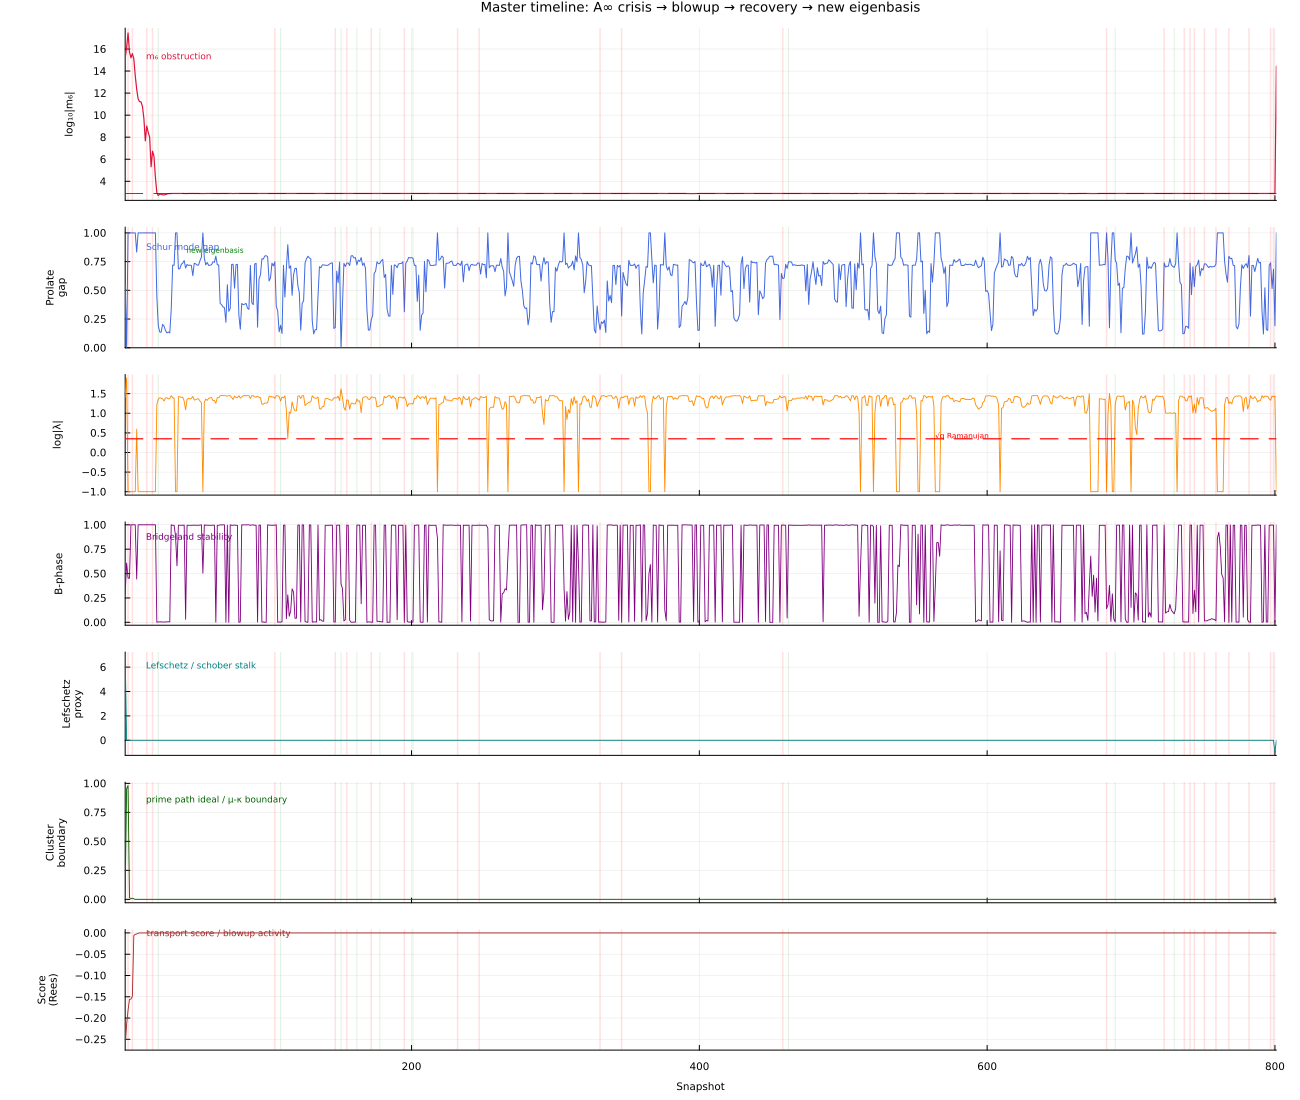

The Julia source for this figure:
"""
plot_master_timeline.jl
Master timeline: the full sequence of events in one figure.

Panels stacked vertically, all sharing the same x-axis (snapshot).
Each panel shows one "layer" of the event progression:

  1. Obstruction (m6 norm)     — crisis onset and resolution
  2. Prolate gap               — eigenbasis stability / collapse / re-emergence  
  3. Complex pole radius       — spectral shattering / reassembly
  4. Bridgeland phase          — Schubert stratum occupancy
  5. Klein constraint K(t)     — sphere limit approach
  6. Fiedler gap               — cluster boundary strength (prime path ideal)
  7. Score / Rees activity     — blowup / recovery events

Vertical event markers (shaded bands):
  Red   = wall crossing (Rees blowup triggered)
  Green = recovery (new eigenbasis stabilised)
  Blue  = prime path ideal transition (Schubert stratum change)
"""

using Plots, DelimitedFiles, Statistics, LinearAlgebra
gr()
ENV["GKSwstype"] = "100"

include("load_chambers.jl")
d = load_chambers("chambers.tsv")

n   = d.n
t   = 1:n
m6  = log10.(abs.(d.obs) .+ 1)       # log10 obstruction
K   = abs.(d.K)
bp  = d.bphase
sc  = d.score
gap = d.gap
gap_re = d.gap_re
gap_im = d.gap_im
pole_r = sqrt.(gap_re.^2 .+ gap_im.^2)

# ── Prolate gap (from spectrogram computation) ─────────────────────────────
q12 = d.q12; q13 = d.q13; q14 = d.q14
q23 = d.q23; q24 = d.q24; q34 = d.q34
s0  = ones(n)
s1  = q12 .+ q34
s20 = q12.^2 .+ q13.*q24 .+ q34.^2
s11 = q13.*q24 .- q14.*q23
s21 = (q12 .+ q34) .* s11
s22 = K.^2
modes = hcat(s0, s1, s20, s11, s21, s22)
conc  = zeros(n, 6)
for j in 1:6
    mx = maximum(abs.(modes[:,j]))
    conc[:,j] = mx > 1e-10 ? abs.(modes[:,j]) ./ mx : zeros(n)
end
prolate_gap = [let s = sort(conc[i,:], rev=true); length(s)>1 ? s[1]-s[2] : 0.0; end for i in 1:n]

# ── Fiedler gap proxy (use score derivative as affinity gap proxy) ─────────
score_norm = abs.(sc) ./ (maximum(abs.(sc)) .+ 1e-10)
fiedler_px = abs.(diff([score_norm; score_norm[end]]))  # gradient of score

# ── Event detection ────────────────────────────────────────────────────────
wall_snaps    = findall(d.walls .> 0)
thresh_m6     = quantile(m6, 0.92)
crisis_snaps  = findall(m6 .> thresh_m6)
# Recovery: after each crisis, first snapshot where m6 drops below median
m6_med        = median(m6)
recovery_snaps = let
    in_crisis = false
    result = Int[]
    for i in 1:n
        if m6[i] > thresh_m6; in_crisis = true; end
        if in_crisis && m6[i] < m6_med
            push!(result, i)
            in_crisis = false
        end
    end
    result
end

# ── 7-panel layout ─────────────────────────────────────────────────────────
heights = [0.20, 0.14, 0.14, 0.12, 0.12, 0.14, 0.14]
lo      = grid(7, 1, heights=heights)
shared_xlim = (1, n)
wall_alpha  = 0.12

function add_events!(p, walls, recoveries; ylims=nothing)
    for w in walls
        vline!(p, [w], color=:red, alpha=wall_alpha, lw=1.5, label="")
    end
    for r in recoveries
        vline!(p, [r], color=:green, alpha=wall_alpha, lw=1.0, label="")
    end
end

# Panel 1: Obstruction / m6 norm ────────────────────────────────────────────
p1 = plot(t, m6,
    ylabel="log₁₀|m₆|", label="", color=:crimson, lw=1.2,
    title="Master timeline: A∞ crisis → blowup → recovery → new eigenbasis",
    titlefontsize=9, xlims=shared_xlim, xformatter=_->"",
    ytickfontsize=7, yguidefontsize=7, bottom_margin=-2Plots.mm)
hline!(p1, [thresh_m6], color=:darkred, ls=:dash, lw=0.8, label="")
add_events!(p1, wall_snaps, recovery_snaps)
annotate!(p1, n*0.02, maximum(m6)*0.88, Plots.text("m₆ obstruction", 6, :crimson, :left))

# Panel 2: Prolate eigenbasis gap ───────────────────────────────────────────
p2 = plot(t, prolate_gap,
    ylabel="Prolate\ngap", label="", color=:royalblue, lw=1.0,
    xlims=shared_xlim, xformatter=_->"", ylims=(0,1.05),
    ytickfontsize=7, yguidefontsize=7, bottom_margin=-2Plots.mm)
add_events!(p2, wall_snaps, recovery_snaps)
# Annotate eigenbasis events
if !isempty(recovery_snaps)
    r1 = recovery_snaps[1]
    annotate!(p2, min(r1+20,n), 0.85, Plots.text("new eigenbasis", 5, :green, :left))
end
annotate!(p2, n*0.02, 0.88, Plots.text("Schur mode gap", 6, :royalblue, :left))

# Panel 3: Spectral shattering (pole radius) ────────────────────────────────
ram = sqrt(5.0)
p3 = plot(t, log10.(pole_r .+ 0.1),
    ylabel="log|λ|", label="", color=:darkorange, lw=0.9,
    xlims=shared_xlim, xformatter=_->"",
    ytickfontsize=7, yguidefontsize=7, bottom_margin=-2Plots.mm)
hline!(p3, [log10(ram)], color=:red, ls=:dash, lw=1.2, label="")
add_events!(p3, wall_snaps, recovery_snaps)
annotate!(p3, n*0.02, maximum(pole_r)*0.88, Plots.text("pole radius (shattering)", 6, :darkorange, :left))
annotate!(p3, n*0.75, log10(ram)+0.08, Plots.text("√q Ramanujan", 5, :red, :right))

# Panel 4: Bridgeland phase ─────────────────────────────────────────────────
p4 = plot(t, bp,
    ylabel="B-phase", label="", color=:purple, lw=0.9,
    xlims=shared_xlim, xformatter=_->"",
    ytickfontsize=7, yguidefontsize=7, bottom_margin=-2Plots.mm)
add_events!(p4, wall_snaps, recovery_snaps)
annotate!(p4, n*0.02, maximum(bp)*0.88, Plots.text("Bridgeland stability", 6, :purple, :left))

# Panel 5: Lefschetz proxy (perverse schober stalk occupancy) ─────────────────
p5 = plot(t, d.lefsch,
    ylabel="Lefschetz
proxy", label="", color=:teal, lw=0.9,
    xlims=shared_xlim, xformatter=_->"",
    ytickfontsize=7, yguidefontsize=7, bottom_margin=-2Plots.mm)
add_events!(p5, wall_snaps, recovery_snaps)
annotate!(p5, n*0.02, maximum(d.lefsch)*0.88, Plots.text("Lefschetz / schober stalk", 6, :teal, :left))

# Panel 6: Fiedler / prime path ideal proxy ─────────────────────────────────
p6 = plot(t, fiedler_px,
    ylabel="Cluster\nboundary", label="", color=:darkgreen, lw=0.9,
    xlims=shared_xlim, xformatter=_->"",
    ytickfontsize=7, yguidefontsize=7, bottom_margin=-2Plots.mm)
add_events!(p6, wall_snaps, recovery_snaps)
annotate!(p6, n*0.02, maximum(fiedler_px)*0.88,
    Plots.text("prime path ideal / μ-κ boundary", 6, :darkgreen, :left))

# Panel 7: Score / Rees activity ────────────────────────────────────────────
sc_norm = sc ./ (maximum(abs.(sc)) .+ 1e-10)
score_smooth = [mean(sc_norm[max(1,i-3):min(n,i+3)]) for i in 1:n]
p7 = plot(t, score_smooth,
    ylabel="Score\n(Rees)", label="", color=:brown, lw=0.9,
    xlabel="Snapshot", xlims=shared_xlim,
    ytickfontsize=7, yguidefontsize=7, xtickfontsize=7, xguidefontsize=7)
add_events!(p7, wall_snaps, recovery_snaps)
annotate!(p7, n*0.02, maximum(score_smooth)*0.88,
    Plots.text("transport score / blowup activity", 6, :brown, :left))

# ── Event legend strip (separate panel would be too small; use plot title) ──
fig = plot(p1, p2, p3, p4, p5, p6, p7,
    layout=lo, size=(1300, 1100),
    left_margin=12Plots.mm, right_margin=4Plots.mm)

savefig(fig, "plot_master_timeline.png")
println("Saved: plot_master_timeline.png")
println()
println("Event summary:")
println("  Wall crossings (Rees blowup): $(length(wall_snaps))")
println("  Crisis events (m6 > 92nd pct): $(length(crisis_snaps))")
println("  Recovery events:              $(length(recovery_snaps))")
